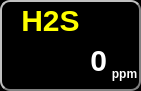
        <widget class="QWidget" name="rad_widget_5" native="true">
         <property name="geometry">
          <rect>
           <x>5</x>
           <y>180</y>
           <width>141</width>
           <height>91</height>
          </rect>
         </property>
         <property name="styleSheet">
          <string notr="true">QWidget
{
	border-color: gray;
	border-style: outset;
    border-width: 2px;
    border-radius: 10px;
    background-color: black;
    font: bold30px;
    padding: 6px;
}</string>
         </property>
         <widget class="QLabel" name="label_14">
          <property name="geometry">
           <rect>
            <x>10</x>
            <y>0</y>
            <width>81</width>
            <height>41</height>
           </rect>
          </property>
          <property name="font">
           <font>
            <pointsize>-1</pointsize>
            <italic>false</italic>
            <bold>true</bold>
           </font>
          </property>
          <property name="styleSheet">
           <string notr="true">QLabel
{
	border-style: none;
    border-width: 2px;
    border-radius: 10px;
    background-color: none;
    font: bold 30px;
    padding: 6px;
	color: yellow;
}</string>
          </property>
          <property name="text">
           <string>H2S</string>
          </property>
          <property name="alignment">
           <set>Qt::AlignmentFlag::AlignCenter</set>
          </property>
         </widget>
         <widget class="QLabel" name="H2S_label">
          <property name="geometry">
           <rect>
            <x>10</x>
            <y>40</y>
            <width>111</width>
            <height>40</height>
           </rect>
          </property>
          <property name="font">
           <font>
            <pointsize>-1</pointsize>
            <italic>false</italic>
            <bold>true</bold>
           </font>
          </property>
          <property name="styleSheet">
           <string notr="true">QLabel
{
	border-style: none;
    border-width: 2px;
    border-radius: 10px;
    background-color: none;
    font: bold 30px;
    padding: 6px;
	color: white;
}</string>
          </property>
          <property name="text">
           <string>0</string>
          </property>
          <property name="alignment">
           <set>Qt::AlignmentFlag::AlignRight|Qt::AlignmentFlag::AlignTrailing|Qt::AlignmentFlag::AlignVCenter</set>
          </property>
         </widget>
         <widget class="QLabel" name="label_17">
          <property name="geometry">
           <rect>
            <x>104</x>
            <y>58</y>
            <width>41</width>
            <height>31</height>
           </rect>
          </property>
          <property name="font">
           <font>
            <pointsize>-1</pointsize>
            <italic>false</italic>
            <bold>true</bold>
           </font>
          </property>
          <property name="styleSheet">
           <string notr="true">QLabel
{
	border-style: none;
    border-width: 2px;
    border-radius: 10px;
    background-color: none;
    font: bold 12px;
    padding: 6px;
	color: white;
}</string>
          </property>
          <property name="text">
           <string>ppm</string>
          </property>
          <property name="alignment">
           <set>Qt::AlignmentFlag::AlignCenter</set>
          </property>
         </widget>
        </widget>
